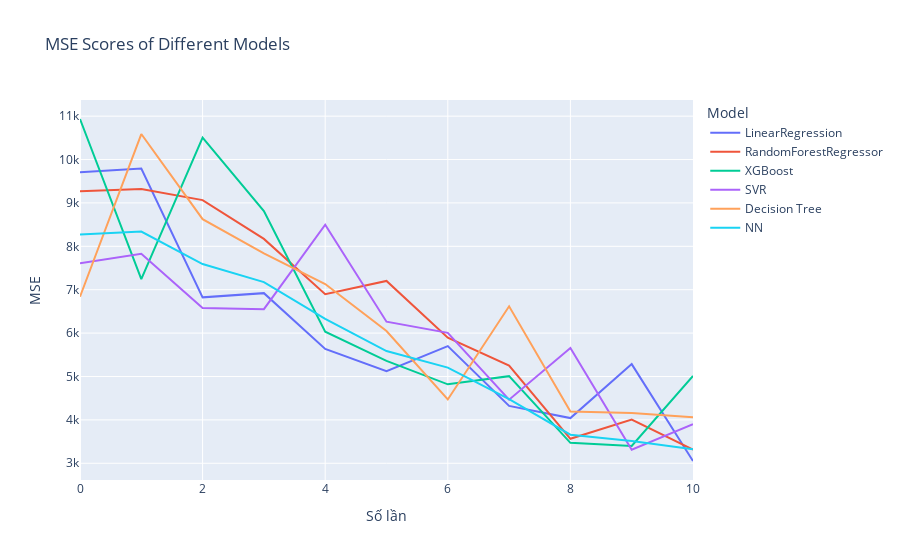

Write notebook code for a chart like this one.
### Code cell
import plotly.express as px

# Tạo biểu đồ đường với Plotly Express
fig = px.line(df_, x='Số lần', y='MSE', color='Model',
              title='MSE Scores of Different Models')

# Hiển thị biểu đồ
fig.show()

### Figure 1 — Plotly figure (JSON) as saved in the notebook; plotly's stock layout.template omitted (floating-point values rounded to 4 significant figures)
{"data": [{"hovertemplate": "Model=LinearRegression<br>Số lần=%{x}<br>MSE=%{y}<extra></extra>", "legendgroup": "LinearRegression", "line": {"color": "#636efa", "dash": "solid"}, "marker": {"symbol": "circle"}, "mode": "lines", "name": "LinearRegression", "orientation": "v", "showlegend": true, "type": "scatter", "x": [0, 1, 2, 3, 4, 5, 6, 7, 8, 9, 10], "xaxis": "x", "y": [9705.0, 9794.0, 6824.0, 6921.0, 5636.0, 5121.0, 5699.0, 4321.0, 4042.0, 5286.0, 3052.0], "yaxis": "y"}, {"hovertemplate": "Model=RandomForestRegressor<br>Số lần=%{x}<br>MSE=%{y}<extra></extra>", "legendgroup": "RandomForestRegressor", "line": {"color": "#EF553B", "dash": "solid"}, "marker": {"symbol": "circle"}, "mode": "lines", "name": "RandomForestRegressor", "orientation": "v", "showlegend": true, "type": "scatter", "x": [0, 1, 2, 3, 4, 5, 6, 7, 8, 9, 10], "xaxis": "x", "y": [9272.0, 9318.0, 9065.0, 8171.0, 6896.0, 7202.0, 5896.0, 5250.0, 3564.0, 4007.0, 3313.0], "yaxis": "y"}, {"hovertemplate": "Model=XGBoost<br>Số lần=%{x}<br>MSE=%{y}<extra></extra>", "legendgroup": "XGBoost", "line": {"color": "#00cc96", "dash": "solid"}, "marker": {"symbol": "circle"}, "mode": "lines", "name": "XGBoost", "orientation": "v", "showlegend": true, "type": "scatter", "x": [0, 1, 2, 3, 4, 5, 6, 7, 8, 9, 10], "xaxis": "x", "y": [10930.0, 7243.0, 10510.0, 8811.0, 6033.0, 5361.0, 4819.0, 5008.0, 3472.0, 3400.0, 5014.0], "yaxis": "y"}, {"hovertemplate": "Model=SVR<br>Số lần=%{x}<br>MSE=%{y}<extra></extra>", "legendgroup": "SVR", "line": {"color": "#ab63fa", "dash": "solid"}, "marker": {"symbol": "circle"}, "mode": "lines", "name": "SVR", "orientation": "v", "showlegend": true, "type": "scatter", "x": [0, 1, 2, 3, 4, 5, 6, 7, 8, 9, 10], "xaxis": "x", "y": [7607.0, 7827.0, 6576.0, 6552.0, 8497.0, 6264.0, 6007.0, 4465.0, 5659.0, 3314.0, 3899.0], "yaxis": "y"}, {"hovertemplate": "Model=Decision Tree<br>Số lần=%{x}<br>MSE=%{y}<extra></extra>", "legendgroup": "Decision Tree", "line": {"color": "#FFA15A", "dash": "solid"}, "marker": {"symbol": "circle"}, "mode": "lines", "name": "Decision Tree", "orientation": "v", "showlegend": true, "type": "scatter", "x": [0, 1, 2, 3, 4, 5, 6, 7, 8, 9, 10], "xaxis": "x", "y": [6839.0, 10590.0, 8625.0, 7837.0, 7132.0, 6048.0, 4471.0, 6618.0, 4191.0, 4156.0, 4061.0], "yaxis": "y"}, {"hovertemplate": "Model=NN<br>Số lần=%{x}<br>MSE=%{y}<extra></extra>", "legendgroup": "NN", "line": {"color": "#19d3f3", "dash": "solid"}, "marker": {"symbol": "circle"}, "mode": "lines", "name": "NN", "orientation": "v", "showlegend": true, "type": "scatter", "x": [0, 1, 2, 3, 4, 5, 6, 7, 8, 9, 10], "xaxis": "x", "y": [8275.0, 8340.0, 7592.0, 7175.0, 6330.0, 5587.0, 5205.0, 4481.0, 3659.0, 3516.0, 3324.0], "yaxis": "y"}], "layout": {"autosize": true, "legend": {"title": {"text": "Model"}, "tracegroupgap": 0}, "title": {"text": "MSE Scores of Different Models"}, "xaxis": {"anchor": "y", "autorange": true, "domain": [0, 1], "range": [0, 10], "title": {"text": "Số lần"}, "type": "linear"}, "yaxis": {"anchor": "x", "autorange": true, "domain": [0, 1], "range": [2614.0, 11370.0], "title": {"text": "MSE"}, "type": "linear"}}}
